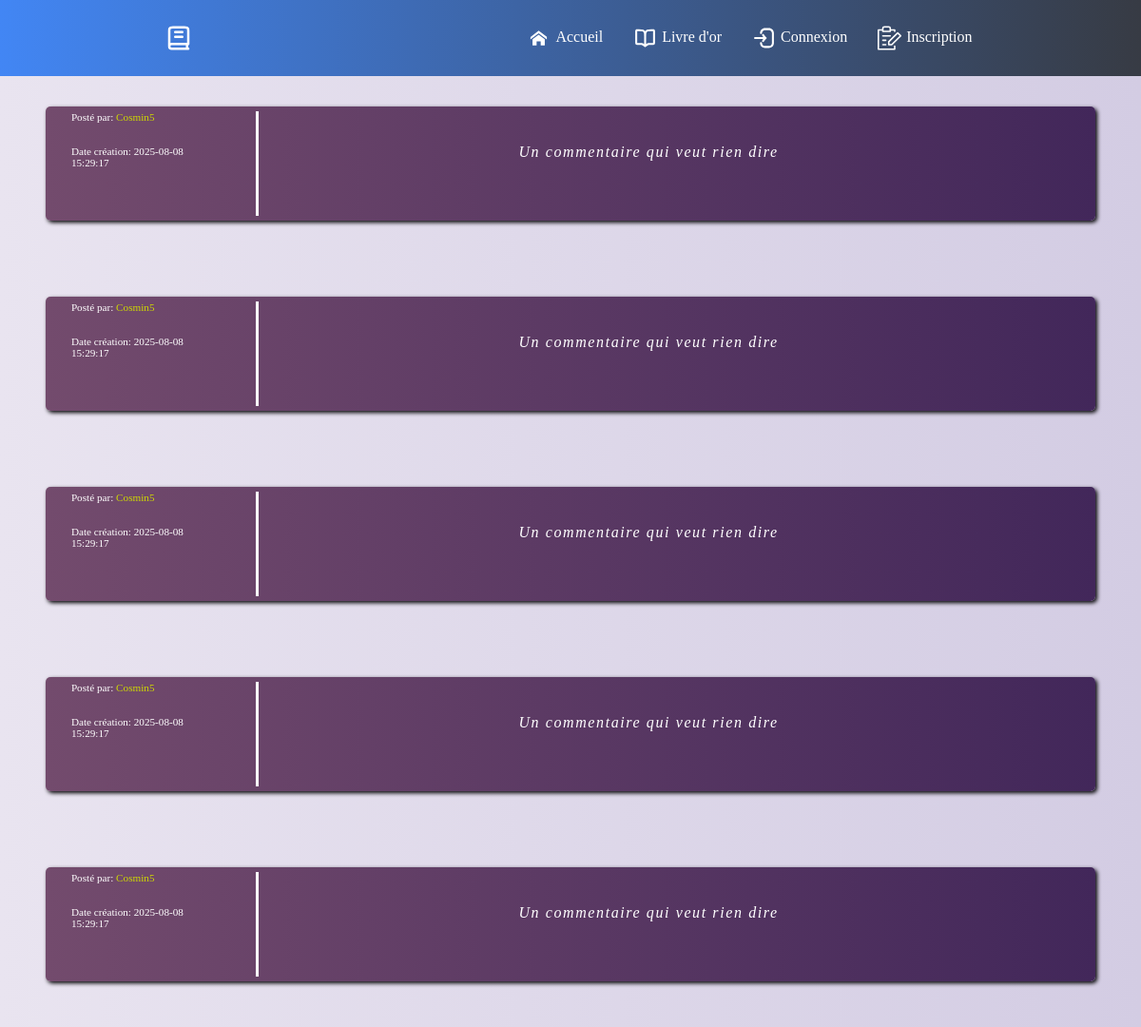
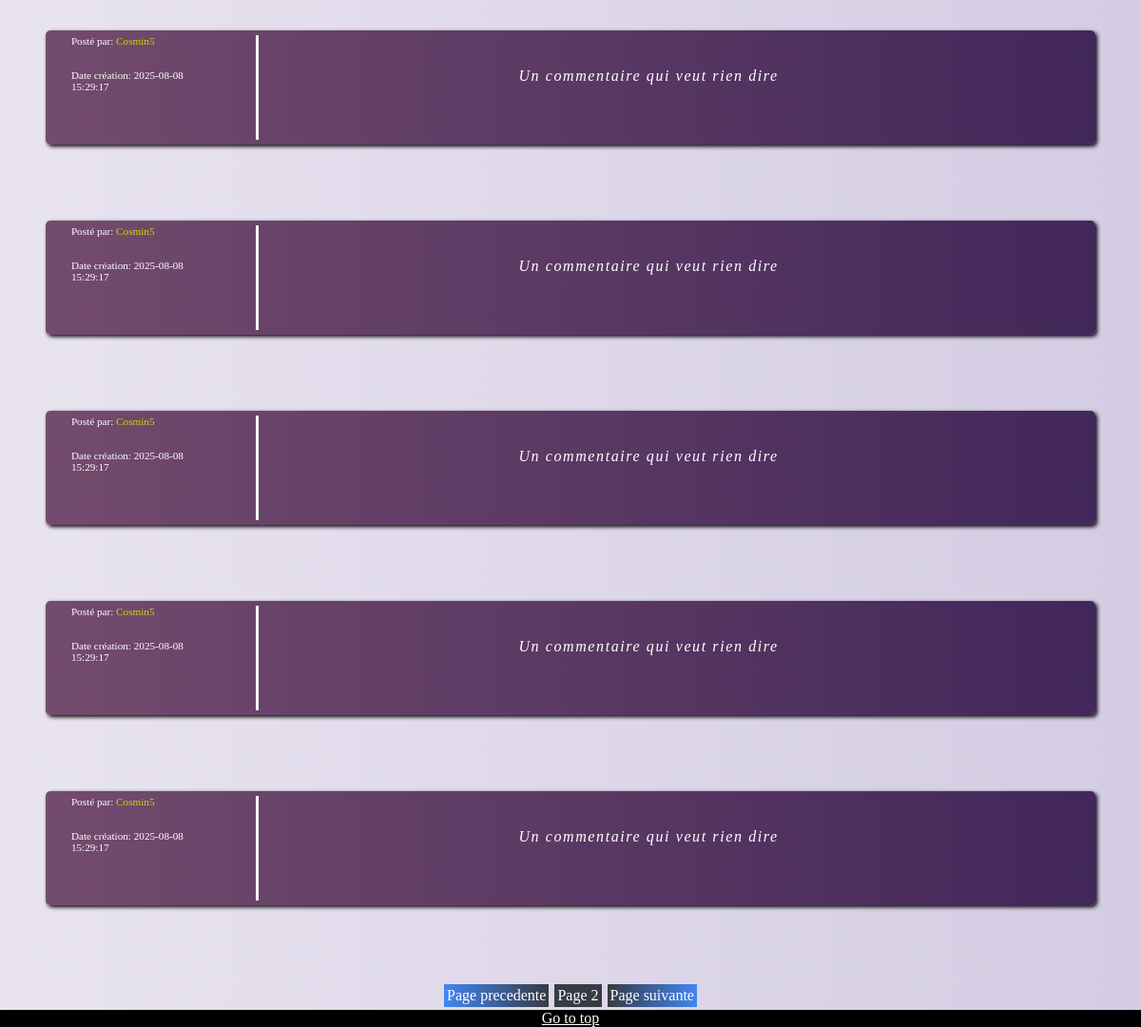
The app's page /livre-or.php?page=2 with its own data (2 pictures, top to bottom).
### tables this page shows
CREATE TABLE IF NOT EXISTS `commentaires` (
  `id` int UNSIGNED NOT NULL AUTO_INCREMENT,
  `commentaire` text NOT NULL,
  `id_utilisateur` int UNSIGNED NOT NULL,
  `date` datetime NOT NULL DEFAULT CURRENT_TIMESTAMP,
  PRIMARY KEY (`id`)
);

CREATE TABLE IF NOT EXISTS `utilisateurs` (
  `id` int UNSIGNED NOT NULL AUTO_INCREMENT,
  `login` varchar(255) NOT NULL,
  `password` varchar(255) NOT NULL,
  PRIMARY KEY (`id`),
  UNIQUE KEY `login` (`login`)
);

### model.php (called while the page is built, shortened)
<?php
if (file_exists("config.php"))
    include "config.php";
else {
    $server = "localhost";
    $user = "root";
    $password = "";
    $database = "livreor";
}
function connect_database()
{
    global $server, $user, $password, $database;
    $conn = new mysqli($server, $user, $password, $database);
    return $conn;
}
function sql_exec(string $sql, object $conn)
{
    try {
        $result = $conn->query($sql);
    } catch (mysqli_sql_exception $e) {
        echo 'Error: ' . $conn->error;
    }
    return $result;
}
function get_commentaires(int $offset = 0, int $amount = 0, $user_id = null): array
{
    $conn = connect_database();
    if (!$conn = connect_database())
        return ["ok" => false, "message" => "Database connection failed", "data" => []];
    $sql = "SELECT date, login, commentaire, commentaires.id AS id FROM commentaires INNER JOIN utilisateurs on commentaires.id_utilisateur=utilisateurs.id";
    $sql .= " ORDER BY date DESC ";
    if ($amount > 0)
        $sql .= " LIMIT " . $amount . " OFFSET " . $offset . ";";
    else if ($offset > 0)
        $sql .= "OFFSET " . $offset . ";";
    $result = sql_exec($sql, $conn);
    $result = $result->fetch_all(MYSQLI_ASSOC);
    return ["ok" => true, "message" => "Data succesfully retrieved", "data" => $result];
}
function get_comment_number()
{
    $conn = connect_database();
    if (!$conn = connect_database())
        return ["ok" => false, "message" => "Database connection failed", "data" => 0];
    $sql = "SELECT count(*) as nb FROM commentaires";
    $result = sql_exec($sql, $conn);
    $result = $result->fetch_assoc();
    return ["ok" => true, "message" => "Data succesfully retrieved", "data" => $result["nb"]];
}

### templates/livre-or-main.php (the view, shortened to what this page needs)
<main>
    <?php foreach ($data as $comment) {
    ?>
        <div class="comment-card">
            <div class="comment-info">
                <p>Posté par: <span class="comment-info-user"><?php echo $comment['login']; ?></span></p>
                <p>Date création: <?php echo $comment['date']; ?></p>
            </div>
            <div class="comment-content">
                <p>
                    <?php echo $comment['commentaire']; ?>
                </p>
            </div>
        </div>
    <?php } ?>
    <div class="page-menu">
        <?php
        if ((int) $_GET["page"] !== 1)
            echo "<a class='button-prev-page' href=\"?page=" . (int) $_GET["page"] - 1 . "\">Page precedente</a>";
        echo "<p class='button-current-page'>Page " . $_GET["page"] . "</p>";
        if ((int) $_GET["page"] !== $page_number)
            echo "<a class='button-next-page' href=\"?page=" . (int) $_GET["page"] + 1 . "\">Page suivante</a>";
        ?>
    </div>
</main>

### assets/css/main.css (style rules this page uses)
* { margin: 0; padding: 0; box-sizing: border-box; }
body { width: 100vw; overflow-x: hidden; background: #D3CCE3; background: -webkit-linear-gradient(to right, #E9E4F0, #D3CCE3); background: linear-gradient(to right, #E9E4F0, #D3CCE3); min-height: 100vh; display: flex; flex-direction: column; }
main { padding-top: 2vh; background: #D3CCE3; background: -webkit-linear-gradient(to right, #E9E4F0, #D3CCE3); background: linear-gradient(to right, #E9E4F0, #D3CCE3); padding-left: 3vw; padding-right: 3vw; flex: 1; }
main p, main ul { margin-bottom: 3vh; }
.page-menu { display: flex; justify-content: center; }
.page-menu * { margin: 3px; }
.page-menu > p, .page-menu > a { padding: 3px; color: white; text-decoration: none; }
.button-prev-page { background: #373B44; background: -webkit-linear-gradient(to right, #4286f4, #373B44); background: linear-gradient(to right, #4286f4, #373B44); }
.button-next-page { background: #373B44; background: -webkit-linear-gradient(to left, #4286f4, #373B44); background: linear-gradient(to left, #4286f4, #373B44); }
.button-current-page { background: #373B44; }
.comment-card { position: sticky; top: 0; background: #42275a; background: -webkit-linear-gradient(to right, #734b6d, #42275a); background: linear-gradient(to right, #734b6d, #42275a); border-radius: 5px; margin-top: 2vh; margin-bottom: 10vh; margin-left: 1vw; width: 92vw; padding: 5px; display: flex; min-height: 15vh; box-shadow: #010002 2px 2px 4px; color: white; }
.comment-info { width: 20%; padding-right: 5%; padding-left: 2%; display: flex; flex-direction: column; align-items: left; border-right: 3px solid white; font-size: 0.7rem; }
.comment-info-user { color: rgb(205, 216, 2); }
.comment-content { width: 75%; display: flex; justify-content: center; align-items: center; }
.comment-content > p { letter-spacing: 0.1rem; font-weight: 500; font-style: italic; text-align: center; }

### records on screen
commentaires: id_utilisateur.login "Cosmin5", date "2025-08-08 15:29:17", commentaire "Un commentaire qui veut rien dire"
commentaires: id_utilisateur.login "Cosmin5", date "2025-08-08 15:29:17", commentaire "Un commentaire qui veut rien dire"
commentaires: id_utilisateur.login "Cosmin5", date "2025-08-08 15:29:17", commentaire "Un commentaire qui veut rien dire"
commentaires: id_utilisateur.login "Cosmin5", date "2025-08-08 15:29:17", commentaire "Un commentaire qui veut rien dire"
commentaires: id_utilisateur.login "Cosmin5", date "2025-08-08 15:29:17", commentaire "Un commentaire qui veut rien dire"
commentaires: id_utilisateur.login "Cosmin5", date "2025-08-08 15:29:17", commentaire "Un commentaire qui veut rien dire"
commentaires: id_utilisateur.login "Cosmin5", date "2025-08-08 15:29:17", commentaire "Un commentaire qui veut rien dire"
commentaires: id_utilisateur.login "Cosmin5", date "2025-08-08 15:29:17", commentaire "Un commentaire qui veut rien dire"
commentaires: id_utilisateur.login "Cosmin5", date "2025-08-08 15:29:17", commentaire "Un commentaire qui veut rien dire"
commentaires: id_utilisateur.login "Cosmin5", date "2025-08-08 15:29:17", commentaire "Un commentaire qui veut rien dire"

### other values on screen
$_GET["page"] "2"
